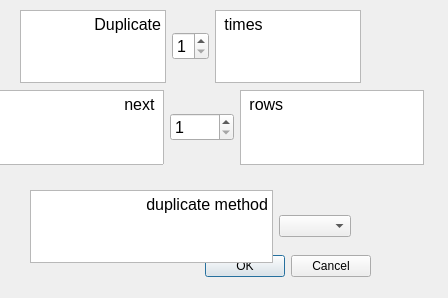
<?xml version="1.0" encoding="UTF-8"?>
<ui version="4.0">
 <class>NplicateQDialog</class>
 <widget class="QDialog" name="NplicateQDialog">
  <property name="windowModality">
   <enum>Qt::ApplicationModal</enum>
  </property>
  <property name="geometry">
   <rect>
    <x>0</x>
    <y>0</y>
    <width>448</width>
    <height>298</height>
   </rect>
  </property>
  <property name="sizePolicy">
   <sizepolicy hsizetype="Fixed" vsizetype="Fixed">
    <horstretch>0</horstretch>
    <verstretch>0</verstretch>
   </sizepolicy>
  </property>
  <property name="windowTitle">
   <string>Dialog</string>
  </property>
  <property name="modal">
   <bool>true</bool>
  </property>
  <widget class="QDialogButtonBox" name="buttonBox">
   <property name="geometry">
    <rect>
     <x>110</x>
     <y>250</y>
     <width>261</width>
     <height>32</height>
    </rect>
   </property>
   <property name="sizePolicy">
    <sizepolicy hsizetype="Minimum" vsizetype="Fixed">
     <horstretch>0</horstretch>
     <verstretch>0</verstretch>
    </sizepolicy>
   </property>
   <property name="orientation">
    <enum>Qt::Horizontal</enum>
   </property>
   <property name="standardButtons">
    <set>QDialogButtonBox::Cancel|QDialogButtonBox::Ok</set>
   </property>
  </widget>
  <widget class="QWidget" name="horizontalLayoutWidget">
   <property name="geometry">
    <rect>
     <x>20</x>
     <y>10</y>
     <width>341</width>
     <height>73</height>
    </rect>
   </property>
   <layout class="QHBoxLayout" name="horizontalLayout">
    <item>
     <widget class="QTextBrowser" name="textBrowser">
      <property name="font">
       <font>
        <pointsize>12</pointsize>
       </font>
      </property>
      <property name="html">
       <string>&lt;!DOCTYPE HTML PUBLIC &quot;-//W3C//DTD HTML 4.0//EN&quot; &quot;http://www.w3.org/TR/REC-html40/strict.dtd&quot;&gt;
&lt;html&gt;&lt;head&gt;&lt;meta name=&quot;qrichtext&quot; content=&quot;1&quot; /&gt;&lt;style type=&quot;text/css&quot;&gt;
p, li { white-space: pre-wrap; }
&lt;/style&gt;&lt;/head&gt;&lt;body style=&quot; font-family:'MS Shell Dlg 2'; font-size:12pt; font-weight:400; font-style:normal;&quot;&gt;
&lt;p align=&quot;right&quot; style=&quot; margin-top:0px; margin-bottom:0px; margin-left:0px; margin-right:0px; -qt-block-indent:0; text-indent:0px;&quot;&gt;Duplicate&lt;/p&gt;&lt;/body&gt;&lt;/html&gt;</string>
      </property>
     </widget>
    </item>
    <item>
     <widget class="QSpinBox" name="spinBox_N">
      <property name="font">
       <font>
        <pointsize>12</pointsize>
       </font>
      </property>
      <property name="minimum">
       <number>1</number>
      </property>
      <property name="maximum">
       <number>9</number>
      </property>
     </widget>
    </item>
    <item>
     <widget class="QTextBrowser" name="textBrowser_2">
      <property name="sizePolicy">
       <sizepolicy hsizetype="Expanding" vsizetype="Expanding">
        <horstretch>0</horstretch>
        <verstretch>0</verstretch>
       </sizepolicy>
      </property>
      <property name="font">
       <font>
        <pointsize>12</pointsize>
       </font>
      </property>
      <property name="html">
       <string>&lt;!DOCTYPE HTML PUBLIC &quot;-//W3C//DTD HTML 4.0//EN&quot; &quot;http://www.w3.org/TR/REC-html40/strict.dtd&quot;&gt;
&lt;html&gt;&lt;head&gt;&lt;meta name=&quot;qrichtext&quot; content=&quot;1&quot; /&gt;&lt;style type=&quot;text/css&quot;&gt;
p, li { white-space: pre-wrap; }
&lt;/style&gt;&lt;/head&gt;&lt;body style=&quot; font-family:'MS Shell Dlg 2'; font-size:12pt; font-weight:400; font-style:normal;&quot;&gt;
&lt;p align=&quot;justify&quot; style=&quot; margin-top:0px; margin-bottom:0px; margin-left:0px; margin-right:0px; -qt-block-indent:0; text-indent:0px;&quot;&gt; times&lt;/p&gt;&lt;/body&gt;&lt;/html&gt;</string>
      </property>
     </widget>
    </item>
   </layout>
  </widget>
  <widget class="QWidget" name="horizontalLayoutWidget_2">
   <property name="geometry">
    <rect>
     <x>-20</x>
     <y>90</y>
     <width>444</width>
     <height>75</height>
    </rect>
   </property>
   <layout class="QHBoxLayout" name="horizontalLayout_2">
    <property name="topMargin">
     <number>0</number>
    </property>
    <item>
     <widget class="QTextBrowser" name="textBrowser_3">
      <property name="font">
       <font>
        <pointsize>12</pointsize>
       </font>
      </property>
      <property name="html">
       <string>&lt;!DOCTYPE HTML PUBLIC &quot;-//W3C//DTD HTML 4.0//EN&quot; &quot;http://www.w3.org/TR/REC-html40/strict.dtd&quot;&gt;
&lt;html&gt;&lt;head&gt;&lt;meta name=&quot;qrichtext&quot; content=&quot;1&quot; /&gt;&lt;style type=&quot;text/css&quot;&gt;
p, li { white-space: pre-wrap; }
&lt;/style&gt;&lt;/head&gt;&lt;body style=&quot; font-family:'MS Shell Dlg 2'; font-size:12pt; font-weight:400; font-style:normal;&quot;&gt;
&lt;p align=&quot;right&quot; style=&quot; margin-top:0px; margin-bottom:0px; margin-left:0px; margin-right:0px; -qt-block-indent:0; text-indent:0px;&quot;&gt;next &lt;/p&gt;&lt;/body&gt;&lt;/html&gt;</string>
      </property>
     </widget>
    </item>
    <item>
     <widget class="QSpinBox" name="spinBox_NbRow">
      <property name="sizePolicy">
       <sizepolicy hsizetype="Minimum" vsizetype="Fixed">
        <horstretch>0</horstretch>
        <verstretch>0</verstretch>
       </sizepolicy>
      </property>
      <property name="font">
       <font>
        <pointsize>12</pointsize>
       </font>
      </property>
      <property name="minimum">
       <number>1</number>
      </property>
      <property name="maximum">
       <number>5000</number>
      </property>
     </widget>
    </item>
    <item>
     <widget class="QTextBrowser" name="textBrowser_4">
      <property name="sizePolicy">
       <sizepolicy hsizetype="Expanding" vsizetype="Expanding">
        <horstretch>0</horstretch>
        <verstretch>0</verstretch>
       </sizepolicy>
      </property>
      <property name="font">
       <font>
        <pointsize>12</pointsize>
       </font>
      </property>
      <property name="html">
       <string>&lt;!DOCTYPE HTML PUBLIC &quot;-//W3C//DTD HTML 4.0//EN&quot; &quot;http://www.w3.org/TR/REC-html40/strict.dtd&quot;&gt;
&lt;html&gt;&lt;head&gt;&lt;meta name=&quot;qrichtext&quot; content=&quot;1&quot; /&gt;&lt;style type=&quot;text/css&quot;&gt;
p, li { white-space: pre-wrap; }
&lt;/style&gt;&lt;/head&gt;&lt;body style=&quot; font-family:'MS Shell Dlg 2'; font-size:12pt; font-weight:400; font-style:normal;&quot;&gt;
&lt;p align=&quot;justify&quot; style=&quot; margin-top:0px; margin-bottom:0px; margin-left:0px; margin-right:0px; -qt-block-indent:0; text-indent:0px;&quot;&gt; rows&lt;/p&gt;&lt;/body&gt;&lt;/html&gt;</string>
      </property>
     </widget>
    </item>
   </layout>
  </widget>
  <widget class="QWidget" name="horizontalLayoutWidget_3">
   <property name="geometry">
    <rect>
     <x>30</x>
     <y>190</y>
     <width>321</width>
     <height>73</height>
    </rect>
   </property>
   <layout class="QHBoxLayout" name="horizontalLayout_3">
    <property name="topMargin">
     <number>0</number>
    </property>
    <item>
     <widget class="QTextBrowser" name="textBrowser_5">
      <property name="font">
       <font>
        <pointsize>12</pointsize>
       </font>
      </property>
      <property name="html">
       <string>&lt;!DOCTYPE HTML PUBLIC &quot;-//W3C//DTD HTML 4.0//EN&quot; &quot;http://www.w3.org/TR/REC-html40/strict.dtd&quot;&gt;
&lt;html&gt;&lt;head&gt;&lt;meta name=&quot;qrichtext&quot; content=&quot;1&quot; /&gt;&lt;style type=&quot;text/css&quot;&gt;
p, li { white-space: pre-wrap; }
&lt;/style&gt;&lt;/head&gt;&lt;body style=&quot; font-family:'MS Shell Dlg 2'; font-size:12pt; font-weight:400; font-style:normal;&quot;&gt;
&lt;p align=&quot;right&quot; style=&quot; margin-top:0px; margin-bottom:0px; margin-left:0px; margin-right:0px; -qt-block-indent:0; text-indent:0px;&quot;&gt;duplicate method&lt;/p&gt;&lt;/body&gt;&lt;/html&gt;</string>
      </property>
     </widget>
    </item>
    <item>
     <widget class="QComboBox" name="duplicateMethodComboBox"/>
    </item>
   </layout>
  </widget>
 </widget>
 <resources/>
 <connections>
  <connection>
   <sender>buttonBox</sender>
   <signal>accepted()</signal>
   <receiver>NplicateQDialog</receiver>
   <slot>accept()</slot>
   <hints>
    <hint type="sourcelabel">
     <x>248</x>
     <y>254</y>
    </hint>
    <hint type="destinationlabel">
     <x>157</x>
     <y>274</y>
    </hint>
   </hints>
  </connection>
  <connection>
   <sender>buttonBox</sender>
   <signal>rejected()</signal>
   <receiver>NplicateQDialog</receiver>
   <slot>reject()</slot>
   <hints>
    <hint type="sourcelabel">
     <x>316</x>
     <y>260</y>
    </hint>
    <hint type="destinationlabel">
     <x>286</x>
     <y>274</y>
    </hint>
   </hints>
  </connection>
 </connections>
</ui>
